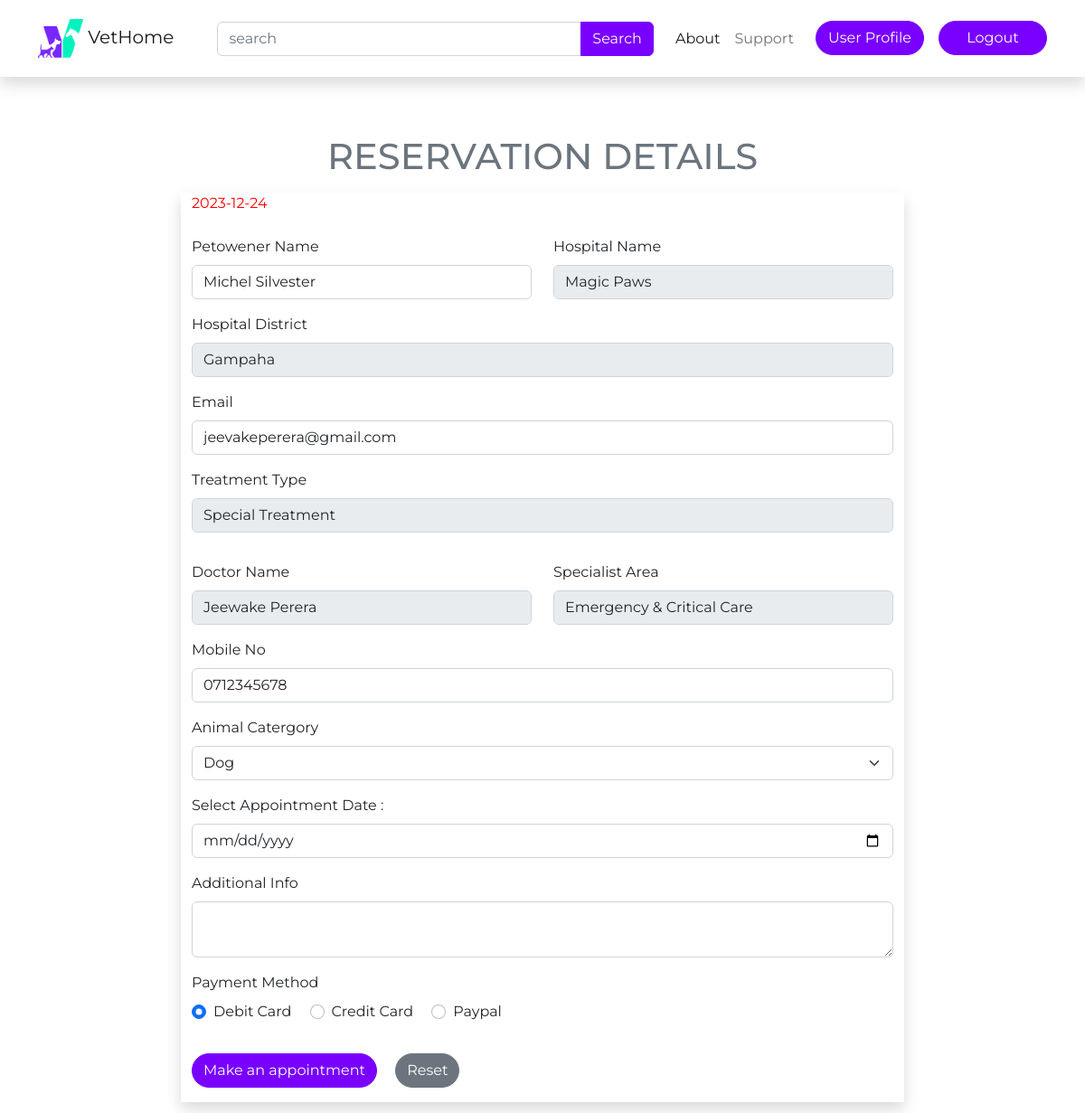
The page /reservation.php?Hospital_id=1&Doctor_id=2 (signed in) on the database its author committed.
### tables this page shows
CREATE TABLE `petowner` (
  `user_id` int(6) NOT NULL,
  `Phone_number` int(10) NOT NULL,
  `District` varchar(20) NOT NULL,
  `F_name` varchar(50) NOT NULL,
  `L_name` varchar(50) NOT NULL,
  `Gender` varchar(6) NOT NULL,
  `Address` varchar(150) NOT NULL,
  `Email` varchar(50) NOT NULL,
  `profilepic` varchar(200) DEFAULT NULL
);

CREATE TABLE `hospital` (
  `Hospital_id` int(6) NOT NULL,
  `H_name` varchar(50) NOT NULL,
  `H_address` varchar(150) NOT NULL,
  `H_city` varchar(30) NOT NULL,
  `H_district` text NOT NULL,
  `H_email` varchar(30) NOT NULL,
  `H_phoneNumber` int(10) NOT NULL,
  `Num_slotsPerDay` int(30) NOT NULL,
  `About_us` text NOT NULL,
  `Facilities` text NOT NULL,
  `image_main` varchar(200) NOT NULL,
  `status` varchar(50) DEFAULT NULL,
  `requestActivation` varchar(20) DEFAULT NULL
);

CREATE TABLE `doctor` (
  `Doctor_id` int(6) NOT NULL,
  `Hospital_id` int(6) NOT NULL,
  `F_name` varchar(50) NOT NULL,
  `L_name` varchar(50) NOT NULL,
  `Email` varchar(50) NOT NULL,
  `Channelling_day` varchar(10) NOT NULL,
  `Channelling_time` varchar(20) NOT NULL,
  `Num_slotsPerDay` int(30) NOT NULL,
  `Specialist_area` varchar(50) NOT NULL,
  `Phone_number` int(10) NOT NULL
);

### functions.php (called while the page is built, shortened)
<?php
function getfield($table,$field,$where,$con){
    $query = "SELECT `$field` FROM `$table` WHERE `$where`='".$_SESSION['id']."'";
    if($query_run = mysqli_query($con,$query)){
        $query_num_rows = mysqli_num_rows($query_run);
        if(!$query_num_rows==0){
            while ($userid = mysqli_fetch_assoc($query_run)){
                $id = $userid[$field];
                return $id;
            }
        }
    }
}
?>

### web/reservation.php (the view, shortened to what this page needs)
<?php
 require '../database_connector.php';
 require '../functions.php';
 if(loggedin()){
    $user_id = getfield('petowner','user_id','user_id',$con);
    $query1="SELECT * FROM `petowner` WHERE `user_id`= $user_id";
    if($query_run = mysqli_query($con,$query1)){
          while ($row = mysqli_fetch_assoc($query_run)){
              $u_fname = $row['F_name'];
              $u_lname = $row['L_name'];
              $u_email = $row['Email'];
              $u_phone = $row['Phone_number'];
          }
    }else{
        echo 'Error in the query';
    }
    $hos_id=$_GET['Hospital_id'];
    $query2="SELECT * FROM `hospital` WHERE `Hospital_id`= $hos_id";
    if($query_run = mysqli_query($con,$query2)){
          while ($row = mysqli_fetch_assoc($query_run)){
                $h_name = $row['H_name'];
                $h_district = $row['H_district'];
          }
    }else{
        echo 'Error in the query';
    }
    $doc_id=$_GET['Doctor_id'];
    $query3="SELECT * FROM `doctor` WHERE `Doctor_id`= $doc_id";
    if($query_run = mysqli_query($con,$query3)){
      while ($row = mysqli_fetch_assoc($query_run)){
            $d_fname = $row['F_name'];
            $d_lname = $row['L_name'];
            $speacialistArea = $row['Specialist_area'];
      }
    }
 }else{
    header("Location: index.php");
}
?>
<!DOCTYPE html>
<html lang="en">
<head>
  <link rel="stylesheet" href="./bootstrap/dist/css/bootstrap.css">
  <link rel="stylesheet" href="index.css">
</head>
<body>
<nav class="navbar navbar-expand-lg shadow">
            <div class="container mt-2 mb-2">
              <a class="navbar-brand" href="../web/index.php"> <img src="./img/logo.png" alt="brand" width="50" height="43" > VetHome</a>
              <div class="collapse navbar-collapse ms-3" id="navMenu">
                <div class="input-group ms-3 ">
                    <input type="search" class="form-control" placeholder="search" aria-label="search" aria-describedby="button-addon2">
                    <a class="btn btn-search" href="#">Search</a>
                  </div>
                <ul class="navbar-nav ms-3">
                  <li class="nav-item">
                    <a class="nav-link active" aria-current="page" href="#">About</a>
                  </li>
                  <li class="nav-item">
                    <a class="nav-link" href="../ContactUs.php">Support</a>
                  </li>
                  <form method='post'>
                       <input class='btn btn-primary btn-main btn-main-w ms-3' type='submit' name='user' class='button' value='User Profile' />
                    </form>
                    <form method='post'>
                    <input class='btn btn-primary btn-main btn-main-w ms-3' type='submit' name='logout' class='button' value='Logout' />
                   </form>
                </ul>
              </div>
            </div>
          </nav>
<div class="container" style="height:3rem">
        </div>
        <div class="container text-center mt-3">
            <h1 class="text-secondary">RESERVATION DETAILS</h1>
          </div>
            <div class="container mt-3 mb-5 shadow" style="width:800px">
            <form action="db_reservation.php?Hospital_id=<?php echo $hos_id; ?>&Doctor_id=<?php echo $doc_id; ?>" method="POST" enctype="multipart/form-data">
            <label style="color:#ff0000;" for="regdate" class="form-label"><?php echo date('Y-m-d');  ?> </label>
              <div class="row">
                <div class="col-md mt-3">
                    <div class="mb-3">
                        <label for="name" class="form-label">Petowener Name</label>
                        <input class="form-control" id="name" aria-describedby="name" type="text" name="ptname" placeholder="Name " value="<?php echo $u_fname." ".$u_lname;  ?>" required>
                    </div>
                </div>
                <div class="col-md mt-3">
                    <div class="mb-3">
                        <label for="hospitalName" class="form-label">Hospital Name</label>
                        <input class="form-control" id="hospitalName" aria-describedby="hospitalName" type="text" name="hospitalName" placeholder="hospitalName " value="<?php echo $h_name;  ?>" required READONLY>
                    </div>
                </div>
              </div>
                   <div class="mb-3">
                        <label for="hospitalDistrict" class="form-label"> Hospital District</label>
                        <input class="form-control" id="hospitalDistrict" aria-describedby="hospitalDistrict" type="text" name="hospitalDistrict" placeholder="hospitalDistrict " value="<?php echo $h_district;  ?>" required READONLY>
                    </div>
                            <div class="mb-3">
                                <label for="email" class="form-label">Email</label>
                                <input type="email" name="email" id="email" class="form-control" placeholder="example@gmail.com" value="<?php echo $u_email;?>" required>
                            </div>
                            <div class="mb-3">
                                <label for="treatmentType" class="form-label">Treatment Type</label>
                            <input class="form-control" id="treatmentType" aria-describedby="treatmentType" type="text" name="treatmentType" placeholder="treatmentType " value="<?php if($doc_id==0){echo "Normal Treatment";}else{echo "Special Treatment";} ?> " required READONLY>
                            </div>
                    <?php if($doc_id>0){echo "
                     <div class='row'>
                      <div class='col-md mt-3'>
                          <div class='mb-3'>
                            <label for='username' class='form-label'>Doctor Name</label>
                            <input class='form-control' id='doctorName' aria-describedby='doctorName' type='text' name='doctorName' placeholder='doctorName' value='$d_fname $d_lname' required READONLY>
                          </div>
                       </div>
                       <div class='col-md mt-3'>
                          <div class='mb-3'>
                            <label for='specialistArea' class='form-label'>Specialist Area</label>
                            <input class='form-control' id='specialistArea' aria-describedby='specialistArea' type='text' name='specialistArea' placeholder='specialistArea' value='$speacialistArea' required READONLY>
                          </div>
                      </div>
                    </div>
                    ";}?>
                    <div class="mb-3">
                        <label for="phone" class="form-label">Mobile No</label>
                        <input type="text" class="form-control" id="phone" placeholder="mobile number" aria-describedby="phone" type="tel" placeholder="0713456789" pattern="[0-9]{10}" name="phone" value="0<?php echo $u_phone;  ?>" required>
                    </div>
                    <div class="mb-3">
                        <label for="animalCategory" class="form-label">Animal Catergory</label>
                        <select class="form-select" name="animalCategory">
                            <option value="Dog">Dog</option>
                        </select>
                    </div>
                    <div class="mb-3">
                        <label for="appointmentDate" class="form-label">Select Appointment Date :</label>
                        <input type="date" class="form-control" aria-describedby="appointmentDate" id="appointment" name="appointmentDate">
                        </div>
                    <div class="mb-3">
                    <div class="mb-3">
                                <label for="additionalInfo" class="form-label">Additional Info</label>
                                <textarea type="additionalInfo" rows="2" name="additionalInfo" id="additionalInfo" class="form-control" value="<?php if(isset($address)){ echo $address; } ?>"></textarea>
                    </div>
                    <div class="mb-3">
                                <label for="payment" class="form-label">Payment Method</label><br>
                                <div class="form-check form-check-inline">
                                    <input class="form-check-input" type="radio" name="payment" id="debitCard" value="debitCard" checked>
                                    <label class="form-check-label" for="debitCard">Debit Card</label>
                                </div>
                                <div class="form-check form-check-inline">
                                    <input class="form-check-input" type="radio" id="creditCard" name="payment" value="creditCard">
                                    <label class="form-check-label" for="creditCard">Credit Card</label>
                                </div>
                                <div class="form-check form-check-inline">
                                    <input class="form-check-input" type="radio" id="Paypal" name="payment" value="Paypal">
                                    <label class="form-check-label" for="Paypal">Paypal</label>
                                </div>
                    </div>
            <input type="submit" class="btn btn-primary btn-main mb-3 mt-3" value="Make an appointment">
            <input type="reset" class="btn btn-secondary mb-3 mt-3 ms-3" style="border-radius:30px" value="Reset">
            </form>
            </div>
</body>
</html>

### web/index.css (style rules this page uses)
.btn-main { background-color: #7900FF; border-color: #7900FF; border-radius: 2rem; }
.btn-main-w { width:120px; }
.btn-search { color: #ffffff; background-color: #7900FF; border-color: #7900FF; }

### rows shown on the page
petowner: ptname "Michel Silvester", email "jeevakeperera@gmail.com", phone "0712345678"
hospital: hospitalName "Magic Paws", hospitalDistrict "Gampaha"
doctor: doctorName "Jeewake Perera", specialistArea "Emergency & Critical Care"
